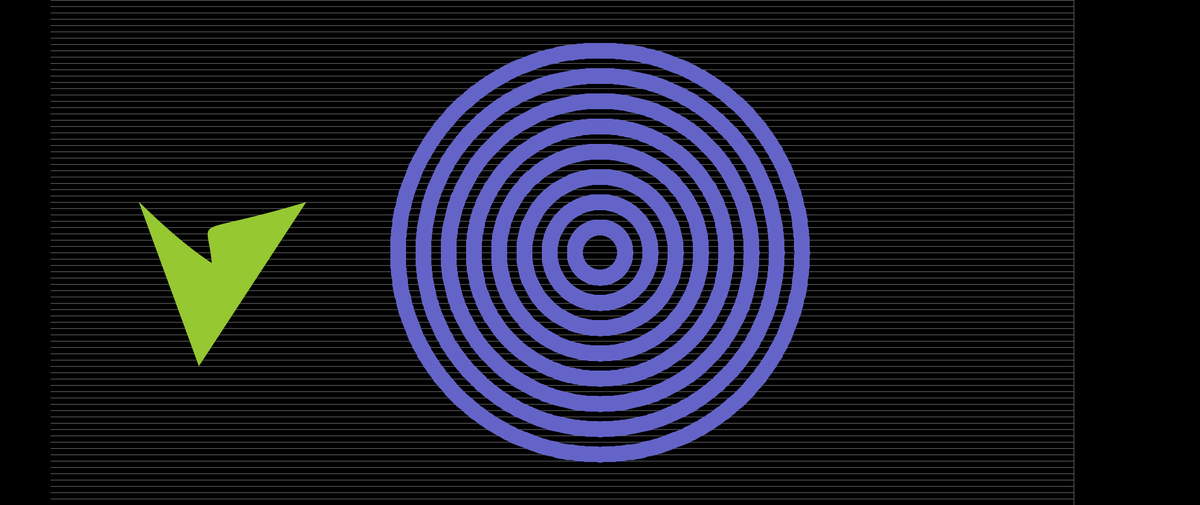
Frame 1 (no input)
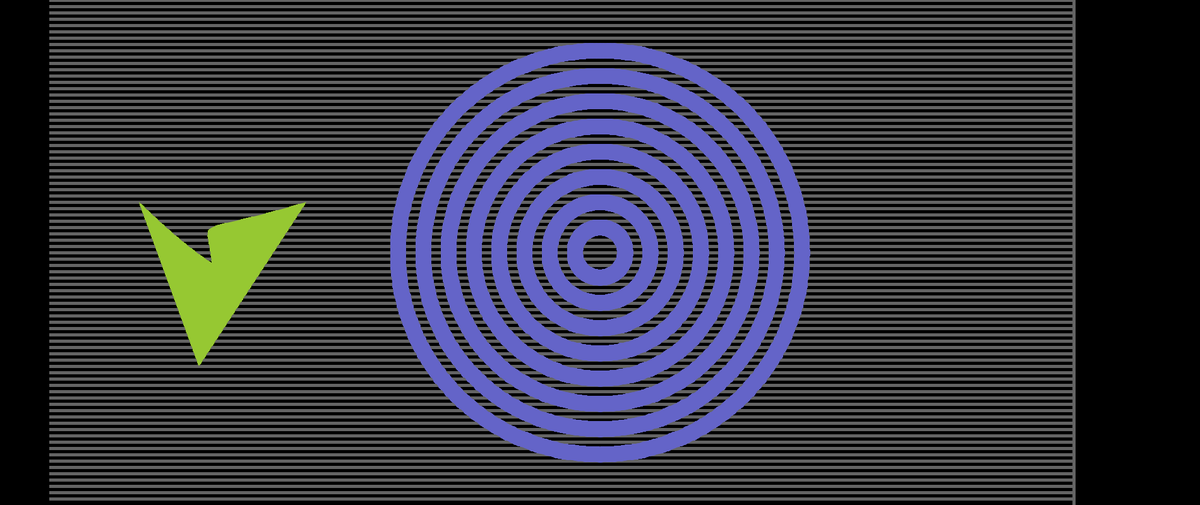
Frame 60 (the mouse pressed at the canvas centre just before this capture)
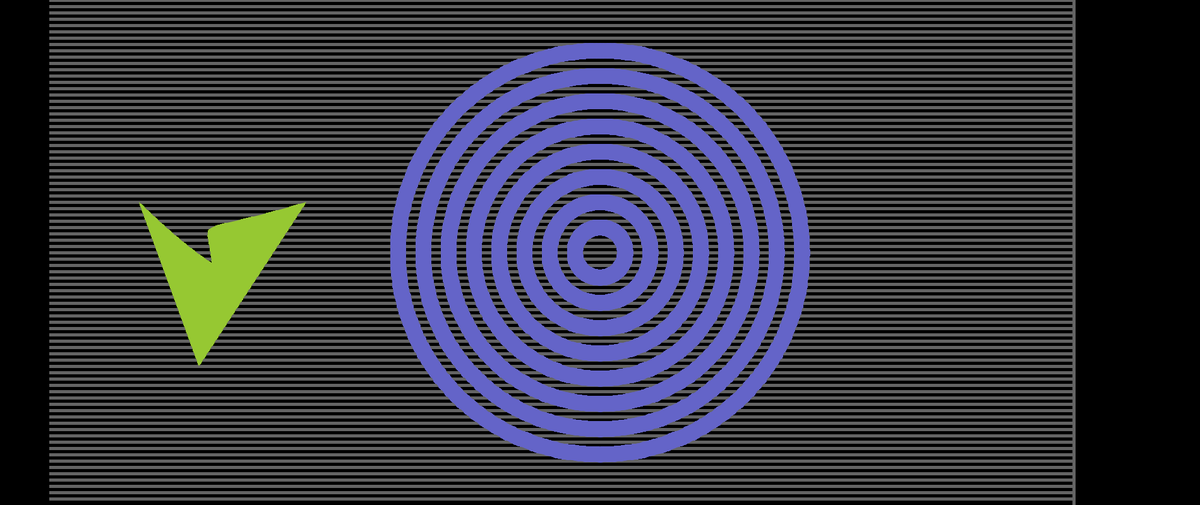
Frame 120 (the mouse held since frame 60 and released just before this capture)

The Processing sketch that drew these frames (run headless with seeded random() and noise(); from frame 60 on, the mouse is pressed at the canvas centre):

// Processing sketch: morenos05e00
// ── morenos05e00.pde

int cambio;
int  r, g, b; //Declarar variables r, g, b
int r2, g2, b2;//Declarar variable r2,g2,b2
int tamano; //Declarar variable tamano
int a,e;   //Declarar variable f
int margen;//Declarar variable de margen

color col1;//Declarar variable de color
color col0;//Declarar variable de color

void setup (){
size (1900,800);
background (0);

}
void draw (){
hola(1700,1000,1700,1000);
 chao (40,8,0,0.0,0,0,0);
porque (485,320,220,400,390,290,315,580);

}

void hola (int x , int y ,float a,float b){

  fill(0);
  for (int i = 40; i < width - 9; i+= a) { //  asigna el valor a a 
  for (int j = margen; j < height- 50; j+= a) {
noStroke();
ellipse (x,y,10,10);
 

  }
}
noStroke();
stroke (100,100,100);
line (x,y,100-x,y);
line (x,y,x,y+100);
line (x,y,x,100-y);
for (int i = 0; i < 800; i = i+10) {
  line(x, i, 80, i); 
   


}

}

void chao (int R ,int N,int m,float k, float t,float x, float y ){


  k = 10*sin(radians(t));
  stroke(100,100,200);
strokeWeight (5);
  for (int j=0; j<N; j++) {

    for (int i=0; i<360; i+=1) {
      if (i%2==0)k=k*-1;
      else k= k;
       x = width/2+(R+j*40)*cos(radians(i+k*j));
       y = height/2+(R+j*40)*sin(radians(i+k*j));
      fill(100,100,200);
      ellipse(x, y, 20, 20);
    }
  }
  t++;
}

void porque(int a, int b, int c , int d , int e ,int f, int g ,int h){
  noStroke();
fill ( 150,200,50);
  bezier(a, b, c, d, e, f, g, h);
  bezier(c, b, a, h, e, f, g, h);
  bezier(1400, 1800,1900, 1400, 1600, 1700, 1800, 1800);
  bezier(c, b, a, h, e, f, g, h);




}
